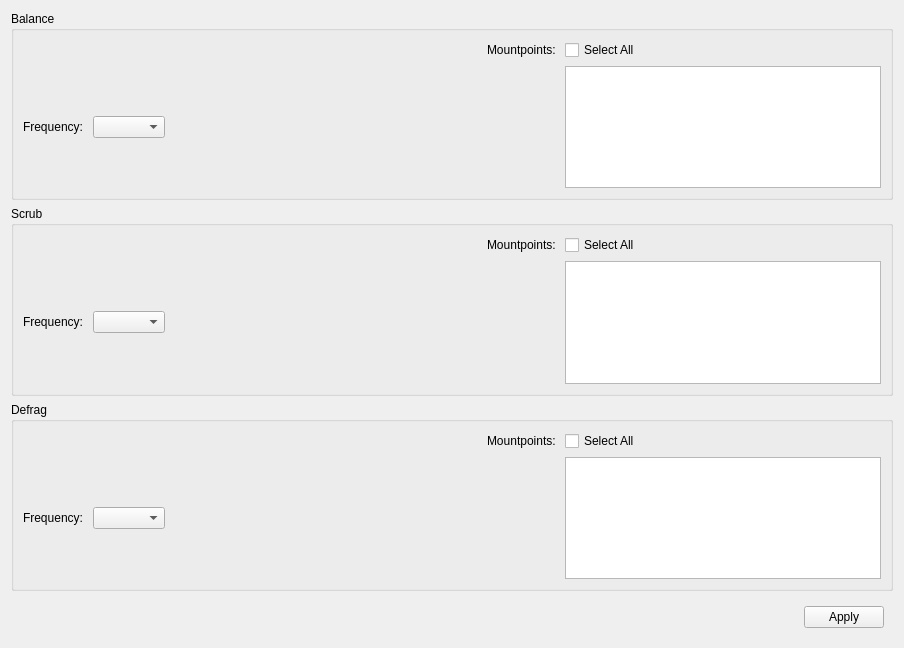
          <widget class="QWidget" name="scrollAreaWidgetContents">
           <property name="geometry">
            <rect>
             <x>0</x>
             <y>0</y>
             <width>904</width>
             <height>648</height>
            </rect>
           </property>
           <layout class="QVBoxLayout" name="verticalLayout_3">
            <item>
             <widget class="QGroupBox" name="groupBox_bmBalance">
              <property name="sizePolicy">
               <sizepolicy hsizetype="Preferred" vsizetype="Expanding">
                <horstretch>0</horstretch>
                <verstretch>0</verstretch>
               </sizepolicy>
              </property>
              <property name="title">
               <string>Balance</string>
              </property>
              <layout class="QGridLayout" name="gridLayout_4">
               <item row="1" column="2">
                <spacer name="horizontalSpacer">
                 <property name="orientation">
                  <enum>Qt::Horizontal</enum>
                 </property>
                 <property name="sizeHint" stdset="0">
                  <size>
                   <width>40</width>
                   <height>20</height>
                  </size>
                 </property>
                </spacer>
               </item>
               <item row="1" column="0">
                <widget class="QLabel" name="label_bmBalanceFreq">
                 <property name="sizePolicy">
                  <sizepolicy hsizetype="Preferred" vsizetype="Fixed">
                   <horstretch>0</horstretch>
                   <verstretch>0</verstretch>
                  </sizepolicy>
                 </property>
                 <property name="text">
                  <string>Frequency: </string>
                 </property>
                </widget>
               </item>
               <item row="1" column="4">
                <widget class="QListWidget" name="listWidget_bmBalance">
                 <property name="sizePolicy">
                  <sizepolicy hsizetype="Expanding" vsizetype="Preferred">
                   <horstretch>0</horstretch>
                   <verstretch>0</verstretch>
                  </sizepolicy>
                 </property>
                 <property name="selectionMode">
                  <enum>QAbstractItemView::MultiSelection</enum>
                 </property>
                </widget>
               </item>
               <item row="1" column="1">
                <widget class="QComboBox" name="comboBox_bmBalanceFreq"/>
               </item>
               <item row="0" column="4">
                <widget class="QCheckBox" name="checkBox_bmBalance">
                 <property name="text">
                  <string>Select All</string>
                 </property>
                </widget>
               </item>
               <item row="0" column="3">
                <widget class="QLabel" name="label_bmBalanceSubvols">
                 <property name="text">
                  <string>Mountpoints: </string>
                 </property>
                </widget>
               </item>
              </layout>
             </widget>
            </item>
            <item>
             <widget class="QGroupBox" name="groupBox_bmScrub">
              <property name="sizePolicy">
               <sizepolicy hsizetype="Preferred" vsizetype="Expanding">
                <horstretch>0</horstretch>
                <verstretch>0</verstretch>
               </sizepolicy>
              </property>
              <property name="title">
               <string>Scrub</string>
              </property>
              <layout class="QGridLayout" name="gridLayout_5">
               <item row="1" column="1">
                <widget class="QComboBox" name="comboBox_bmScrubFreq"/>
               </item>
               <item row="1" column="2">
                <spacer name="horizontalSpacer_2">
                 <property name="orientation">
                  <enum>Qt::Horizontal</enum>
                 </property>
                 <property name="sizeHint" stdset="0">
                  <size>
                   <width>40</width>
                   <height>20</height>
                  </size>
                 </property>
                </spacer>
               </item>
               <item row="1" column="4">
                <widget class="QListWidget" name="listWidget_bmScrub">
                 <property name="sizePolicy">
                  <sizepolicy hsizetype="Expanding" vsizetype="Preferred">
                   <horstretch>0</horstretch>
                   <verstretch>0</verstretch>
                  </sizepolicy>
                 </property>
                 <property name="selectionMode">
                  <enum>QAbstractItemView::MultiSelection</enum>
                 </property>
                </widget>
               </item>
               <item row="1" column="0">
                <widget class="QLabel" name="label_bmScrubFreq">
                 <property name="sizePolicy">
                  <sizepolicy hsizetype="Preferred" vsizetype="Fixed">
                   <horstretch>0</horstretch>
                   <verstretch>0</verstretch>
                  </sizepolicy>
                 </property>
                 <property name="text">
                  <string>Frequency: </string>
                 </property>
                </widget>
               </item>
               <item row="0" column="4">
                <widget class="QCheckBox" name="checkBox_bmScrub">
                 <property name="text">
                  <string>Select All</string>
                 </property>
                </widget>
               </item>
               <item row="0" column="3">
                <widget class="QLabel" name="label_bmScrubSubvols">
                 <property name="text">
                  <string>Mountpoints: </string>
                 </property>
                </widget>
               </item>
              </layout>
             </widget>
            </item>
            <item>
             <widget class="QGroupBox" name="groupBox_bmDefrag">
              <property name="sizePolicy">
               <sizepolicy hsizetype="Preferred" vsizetype="Expanding">
                <horstretch>0</horstretch>
                <verstretch>0</verstretch>
               </sizepolicy>
              </property>
              <property name="title">
               <string>Defrag</string>
              </property>
              <layout class="QGridLayout" name="gridLayout_6">
               <item row="1" column="1">
                <widget class="QComboBox" name="comboBox_bmDefragFreq"/>
               </item>
               <item row="1" column="5">
                <widget class="QListWidget" name="listWidget_bmDefrag">
                 <property name="sizePolicy">
                  <sizepolicy hsizetype="Expanding" vsizetype="Preferred">
                   <horstretch>0</horstretch>
                   <verstretch>0</verstretch>
                  </sizepolicy>
                 </property>
                 <property name="selectionMode">
                  <enum>QAbstractItemView::MultiSelection</enum>
                 </property>
                </widget>
               </item>
               <item row="1" column="2">
                <spacer name="horizontalSpacer_3">
                 <property name="orientation">
                  <enum>Qt::Horizontal</enum>
                 </property>
                 <property name="sizeHint" stdset="0">
                  <size>
                   <width>40</width>
                   <height>20</height>
                  </size>
                 </property>
                </spacer>
               </item>
               <item row="1" column="0">
                <widget class="QLabel" name="label_bmDefragFreq">
                 <property name="sizePolicy">
                  <sizepolicy hsizetype="Preferred" vsizetype="Fixed">
                   <horstretch>0</horstretch>
                   <verstretch>0</verstretch>
                  </sizepolicy>
                 </property>
                 <property name="text">
                  <string>Frequency: </string>
                 </property>
                </widget>
               </item>
               <item row="0" column="5">
                <widget class="QCheckBox" name="checkBox_bmDefrag">
                 <property name="text">
                  <string>Select All</string>
                 </property>
                </widget>
               </item>
               <item row="0" column="3">
                <widget class="QLabel" name="label_bmScrubSubvols_2">
                 <property name="text">
                  <string>Mountpoints: </string>
                 </property>
                </widget>
               </item>
              </layout>
             </widget>
            </item>
            <item>
             <widget class="QFrame" name="frame_bmApply">
              <property name="sizePolicy">
               <sizepolicy hsizetype="Preferred" vsizetype="Minimum">
                <horstretch>0</horstretch>
                <verstretch>0</verstretch>
               </sizepolicy>
              </property>
              <layout class="QHBoxLayout" name="horizontalLayout_5">
               <item>
                <spacer name="horizontalSpacer_4">
                 <property name="orientation">
                  <enum>Qt::Horizontal</enum>
                 </property>
                 <property name="sizeHint" stdset="0">
                  <size>
                   <width>739</width>
                   <height>20</height>
                  </size>
                 </property>
                </spacer>
               </item>
               <item>
                <widget class="QPushButton" name="pushButton_bmApply">
                 <property name="toolTip">
                  <string>&lt;html&gt;&lt;head/&gt;&lt;body&gt;&lt;p&gt;Update Btrfs Maintenance config file and call service to load new settings.&lt;/p&gt;&lt;/body&gt;&lt;/html&gt;</string>
                 </property>
                 <property name="text">
                  <string>Apply</string>
                 </property>
                </widget>
               </item>
              </layout>
             </widget>
            </item>
           </layout>
          </widget>
